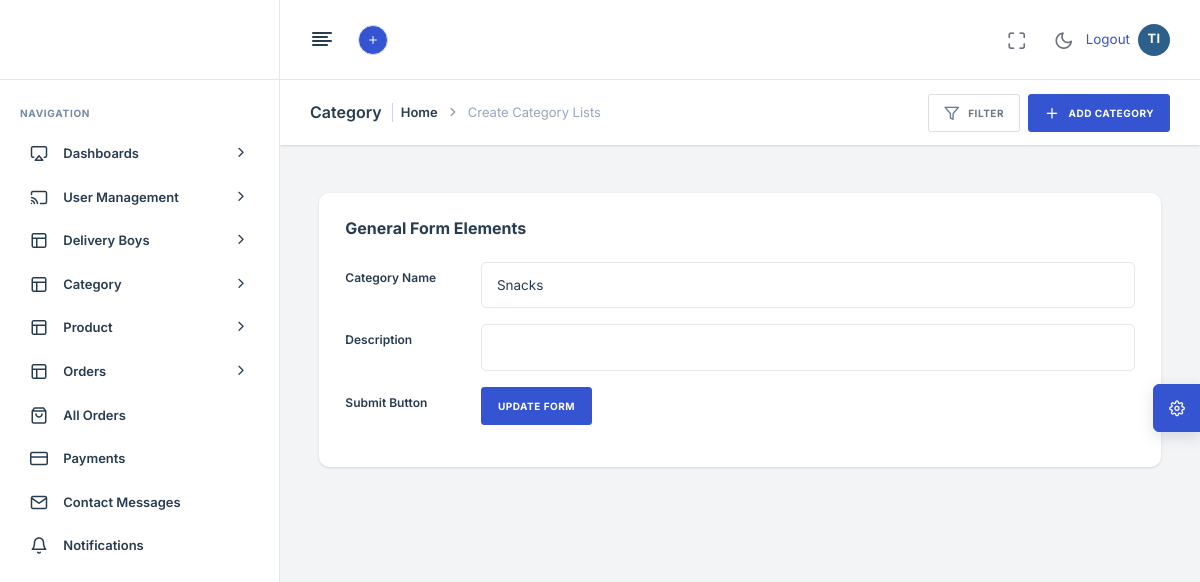
Screenshot of /adminpanel/update_Category/11/ (signed in) with the database file from the repository.
### app_modules/userapp/models.py (models this page shows, shortened)
class CustomUser(AbstractUser):
    role = models.CharField(max_length=20, choices=UserRole.choices, default=UserRole.USER)
    is_approved = models.BooleanField(default=False)
    phone_number = models.CharField(max_length=15, blank=True, null=True)
    profile_image = models.ImageField(upload_to="profiles/", null=True, blank=True)
    address = models.TextField(blank=True, null=True)
    date_of_birth = models.DateField(null=True, blank=True)
    aadhaar_number = models.CharField(max_length=12, blank=True, null=True, unique=True)
    pan_number = models.CharField(max_length=10, blank=True, null=True, unique=True)
    aadhaar_image = models.ImageField(upload_to="kyc/aadhaar/", null=True, blank=True)
    pan_image = models.ImageField(upload_to="kyc/pan/", null=True, blank=True)
    other_document_image = models.ImageField(upload_to="kyc/other/", null=True, blank=True)
    is_kyc_verified = models.BooleanField(default=False)
    registration_ip = models.GenericIPAddressField(null=True, blank=True)
    objects = CustomUserManager()
    @property
    def is_customer_role(self):
        return self.role == UserRole.USER

### app_modules/adminapp/models.py (models this page shows, shortened)
class Category(models.Model):
    name = models.CharField(max_length=100, unique=True)
    description = models.TextField(blank=True)
    created_at = models.DateTimeField(auto_now_add=True)
    class Meta:
        verbose_name = "Category"
        verbose_name_plural = "Categories"
        ordering = ["name"]

### app_modules/adminapp/views.py (the view)
# urls.py: path("update_Category/<int:pk>/", views.update_Category, name="update_Category"),
@staff_member_required
def update_Category(request, pk):
    category = get_object_or_404(Category, pk=pk)
    if request.method == "POST":
        form = CategoryForm(request.POST, instance=category)
        if form.is_valid():
            form.save()
            messages.success(request, "Category updated successfully.")
            return redirect("list_Category")
    return render(request, "adminapp/update_Category.html", {"category": category})

### app_modules/userapp/context_processors.py (called while the page is built)
def header_counts(request):
    cart_count = 0
    wishlist_count = 0
    recent_orders = []
    if request.user.is_authenticated:
        cart = Cart.objects.filter(user=request.user).first()
        if cart:
            cart_count = cart.total_quantity
        wishlist_count = Wishlist.objects.filter(user=request.user).count()
        if request.user.is_customer_role:
            recent_orders = Order.objects.filter(customer=request.user).prefetch_related("items")[:3]
    return {
        "header_cart_count": cart_count,
        "header_wishlist_count": wishlist_count,
        "header_recent_orders": recent_orders,
    }

### app_modules/userapp/models.py (called while the page is built)
    @property
    def total_quantity(self):
        return sum(item.quantity for item in self.items.all())

### templates/adminapp/update_Category.html (shortened to what this page needs)
{% extends 'adminapp/master.html' %}
{% load static %}
{% block content %}
<div class="nxl-content">
    <div class="page-header">
        <div class="page-header-left d-flex align-items-center">
            <div class="page-header-title">
                <h5 class="m-b-10">Category</h5>
            </div>
            <ul class="breadcrumb">
                <li class="breadcrumb-item"><a href="{% url 'admin_index' %}">Home</a></li>
                <li class="breadcrumb-item">Create Category Lists</li>
            </ul>
        </div>
        <div class="page-header-right ms-auto">
            <div class="page-header-right-items">
                <div class="d-flex align-items-center gap-2 page-header-right-items-wrapper">
                    <div class="dropdown filter-dropdown">
                        <a class="btn btn-md btn-light-brand" data-bs-toggle="dropdown" data-bs-offset="0, 10"
                            data-bs-auto-close="outside">
                            <i class="feather-filter me-2"></i>
                            <span>Filter</span>
                        </a>
                    </div>
                    <a href="javascript:void(0);" class="btn btn-md btn-primary">
                        <i class="feather-plus me-2"></i>
                        <span>Add Category</span>
                    </a>
                </div>
            </div>
        </div>
    </div>
    <section class="section mt-5 mx-auto">
        <div class="row d-flex justify-content-center">
            <div class="col-lg-11">
                <div class="card">
                    <div class="card-body">
                        <h5 class="card-title">General Form Elements</h5>
                        <form method="post" enctype="multipart/form-data" class="mt-4">
                            <div class="row mb-3">
                                <label class="col-sm-2 col-form-label">Category Name</label>
                                <div class="col-sm-10">
                                    <input type="text" name="name" value="{{ category.name }}" class="form-control">
                                </div>
                            </div>
                            <div class="row mb-3">
                                <label class="col-sm-2 col-form-label">Description</label>
                                <div class="col-sm-10">
                                    <input type="text" name="description" value="{{ category.description }}"
                                        class="form-control">
                                </div>
                            </div>
                            <div class="row mb-3">
                                <label class="col-sm-2 col-form-label">Submit Button</label>
                                <div class="col-sm-10">
                                    <button type="submit" class="btn btn-primary">Update Form</button>
                                </div>
                            </div>
                        </form>
                    </div>
                </div>
            </div>
        </div>
    </section>
</div>
{% endblock %}

### templates/adminapp/master.html (shortened to what this page needs)
<!DOCTYPE html>
<html lang="zxx">
{% load static %}
<head>
    <link rel="stylesheet" type="text/css" href="{% static 'adminapp/assets/css/bootstrap.min.css' %}" />
    <link rel="stylesheet" href="https://cdn.jsdelivr.net/npm/bootstrap-icons@1.10.5/font/bootstrap-icons.css">
    <link rel="stylesheet" type="text/css" href="{% static 'adminapp/assets/vendors/css/vendors.min.css' %}" />
    <link rel="stylesheet" type="text/css" href="{% static 'adminapp/assets/vendors/css/daterangepicker.min.css' %}" />
    <link rel="stylesheet" type="text/css" href="{% static 'adminapp/assets/css/theme.min.css' %}" />
</head>
<body>
    <nav class="nxl-navigation">
        <div class="navbar-wrapper">
            <div class="m-header">
            </div>
            <div class="navbar-content">
                <ul class="nxl-navbar">
                    <li class="nxl-item nxl-caption">
                        <label>Navigation</label>
                    </li>
                    <li class="nxl-item nxl-hasmenu">
                        <a href="javascript:void(0);" class="nxl-link">
                            <span class="nxl-micon"><i class="feather-airplay"></i></span>
                            <span class="nxl-mtext">Dashboards</span><span class="nxl-arrow"><i
                                    class="feather-chevron-right"></i></span>
                        </a>
                    </li>
                    <li class="nxl-item nxl-hasmenu">
                        <a href="javascript:void(0);" class="nxl-link">
                            <span class="nxl-micon"><i class="feather-cast"></i></span>
                            <span class="nxl-mtext">User Management</span><span class="nxl-arrow"><i
                                    class="feather-chevron-right"></i></span>
                        </a>
                    </li>
                    <li class="nxl-item nxl-hasmenu">
                        <a href="javascript:void(0);" class="nxl-link">
                            <span class="nxl-micon"><i class="feather-layout"></i></span>
                            <span class="nxl-mtext">Delivery Boys</span><span class="nxl-arrow"><i
                                    class="feather-chevron-right"></i></span>
                        </a>
                    </li>
                    <li class="nxl-item nxl-hasmenu">
                        <a href="javascript:void(0);" class="nxl-link">
                            <span class="nxl-micon"><i class="feather-layout"></i></span>
                            <span class="nxl-mtext">Category</span><span class="nxl-arrow"><i
                                    class="feather-chevron-right"></i></span>
                        </a>
                    </li>
                    <li class="nxl-item nxl-hasmenu">
                        <a href="javascript:void(0);" class="nxl-link">
                            <span class="nxl-micon"><i class="feather-layout"></i></span>
                            <span class="nxl-mtext">Product</span><span class="nxl-arrow"><i
                                    class="feather-chevron-right"></i></span>
                        </a>
                    </li>
                    <li class="nxl-item nxl-hasmenu">
                        <a href="javascript:void(0);" class="nxl-link">
                            <span class="nxl-micon"><i class="feather-layout"></i></span>
                            <span class="nxl-mtext">Orders</span><span class="nxl-arrow"><i
                                    class="feather-chevron-right"></i></span>
                        </a>
                    </li>
                    <li class="nxl-item">
                        <a class="nxl-link" href="{% url 'admin_order_list' %}">
                            <span class="nxl-micon"><i class="feather-shopping-bag"></i></span>
                            <span class="nxl-mtext">All Orders</span>
                        </a>
                    </li>
                    <li class="nxl-item">
                        <a class="nxl-link" href="{% url 'admin_payment_list' %}">
                            <span class="nxl-micon"><i class="feather-credit-card"></i></span>
                            <span class="nxl-mtext">Payments</span>
                        </a>
                    </li>
                    <li class="nxl-item">
                        <a class="nxl-link" href="{% url 'admin_contact_list' %}">
                            <span class="nxl-micon"><i class="feather-mail"></i></span>
                            <span class="nxl-mtext">Contact Messages</span>
                        </a>
                    </li>
                    <li class="nxl-item">
                        <a class="nxl-link" href="{% url 'admin_notification_list' %}">
                            <span class="nxl-micon"><i class="feather-bell"></i></span>
                            <span class="nxl-mtext">Notifications</span>
                        </a>
                    </li>
                </ul>
            </div>
        </div>
    </nav>
    <header class="nxl-header">
        <div class="header-wrapper">
            <div class="header-left d-flex align-items-center gap-4">
                <div class="nxl-navigation-toggle">
                    <a href="javascript:void(0);" id="menu-mini-button">
                        <i class="feather-align-left"></i>
                    </a>
                </div>
                <div class="nxl-drp-link nxl-lavel-mega-menu">
                    <div class="nxl-lavel-mega-menu-wrapper d-flex gap-3">
                        <div class="dropdown nxl-h-item nxl-lavel-menu">
                            <a href="javascript:void(0);" class="avatar-text avatar-md bg-primary text-white"
                                data-bs-toggle="dropdown" data-bs-auto-close="outside">
                                <i class="feather-plus"></i>
                            </a>
                        </div>
                    </div>
                </div>
            </div>
            <div class="header-right ms-auto">
                <div class="d-flex align-items-center">
                    <div class="nxl-h-item d-none d-sm-flex">
                        <div class="full-screen-switcher">
                            <a href="javascript:void(0);" class="nxl-head-link me-0"
                                onclick="$('body').fullScreenHelper('toggle');">
                                <i class="feather-maximize maximize"></i>
                            </a>
                        </div>
                    </div>
                    <div class="nxl-h-item dark-light-theme">
                        <a href="javascript:void(0);" class="nxl-head-link me-0 dark-button">
                            <i class="feather-moon"></i>
                        </a>
                    </div>
                    {% if user.is_authenticated %}
                    <a href="{% url 'logout' %}"
                        class="nav-item nav-link text-primary me-2 {% if request.resolver_match.url_name == 'logout' %}active{% endif %}">
                        Logout
                    </a>
                    {% else %}
                    <a href="{% url 'admin_login' %}"
                        class="nav-item nav-link text-primary me-2 {% if request.resolver_match.url_name == 'login' %}active{% endif %}">
                        Login
                    </a>
                    {% endif %}
                    <a href="{% url 'admin_profile_view' %}"
                        class="nav-item nav-link {% if request.resolver_match.url_name == 'admin_profile_view' %}active{% endif %}">
                        {% if user.profile_image %}
                        <img src="{{ user.profile_image.url }}" alt="{{ user.username }}"
                            style="width: 30px; height: 30px; border-radius: 50%;" onclick="openLightbox(this.src)" />
                        {% else %}
                        <div class="avatar-initials">{{ user.username|slice:":1"|upper }}{% if user.username|length > 1 %}{{ user.username|slice:"1:2"|upper }}{% endif %}</div>
                        {% endif %}
                    </a>
                </div>
            </div>
        </div>
    </header>
    <main class="nxl-container">
        {% block content %}
        {% endblock %}
    </main>
    <div class="theme-customizer">
        <div class="customizer-handle">
            <a href="javascript:void(0);" class="cutomizer-open-trigger bg-primary">
                <i class="feather-settings"></i>
            </a>
        </div>
    </div>
</body>
</html>

### templates/adminapp/master.html (style rules this page uses)
.avatar-initials { width: 32px; height: 32px; border-radius: 50%; background: #2c5f8a; color: #fff; display: flex; align-items: center; justify-content: center; font-weight: 700; font-size: 0.8rem; letter-spacing: 0.5px; flex-shrink: 0; }

### rows the page displays
CustomUser: username "T", username "I"
Category: name "Snacks"
